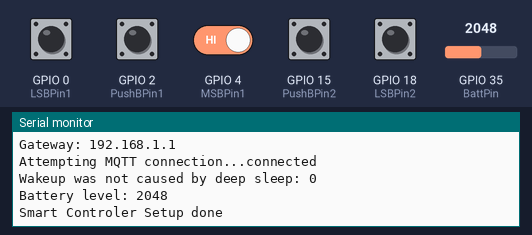
The sketch below on a simulated ESP32. Shown: the last lines printed to the serial monitor. The test bench sets the inputs (shaded band); at power-on: GPIO 0 (LSBPin1), GPIO 2 (PushBPin1), GPIO 4 (MSBPin1), GPIO 15 (PushBPin2), GPIO 18 (LSBPin2) HIGH, GPIO 35 (BattPin) = 2048. WiFi joins after 1.5 s; servers stay silent unless stated; no MQTT or app messages arrive unless stated.

Above: at 2.7 s.
2.8 s: GPIO 0 (LSBPin1) pulled LOW for 0.15 s
At 4.0 s:
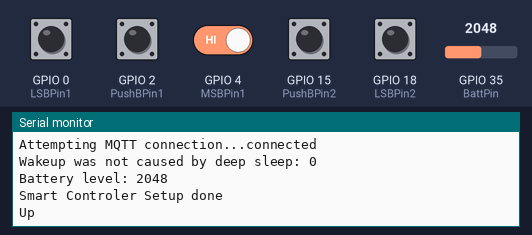
4.4 s: GPIO 2 (PushBPin1) pulled LOW for 0.15 s
At 5.1 s:
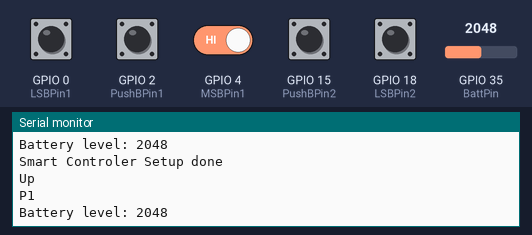
6.0 s: GPIO 15 (PushBPin2) pulled LOW for 0.15 s
At 7.2 s:
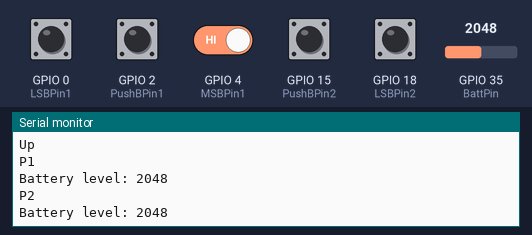
7.6 s: GPIO 0 (LSBPin1) driven LOW and GPIO 4 (MSBPin1) driven LOW
At 9.0 s:
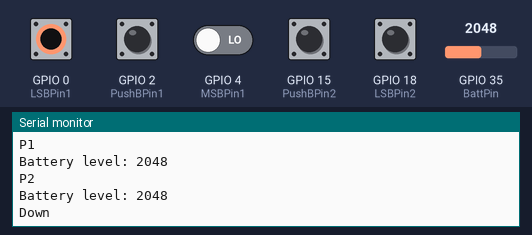

The sketch:

SmartRcuD32.ino
```cpp
#include <WiFi.h>
#include <WiFiClientSecure.h>
#include <PubSubClient.h>
#include <ArduinoOTA.h>

#include "var.h"

WiFiClientSecure espClient;
PubSubClient mqtt_client(espClient);

void setup()
{
  pin_setup();

  Serial.begin(115200);
  while (!Serial);

  Serial.println();
  Serial.println("Smart Controler Booting");

  wifi_setup();

  mqtt_setup();

  wakeup_cause_print();

  update_last_action_timer();
  sleep_timer_setup();

  mqtt_report_battery();

  ota_setup();

  Serial.println("Smart Controler Setup done");
  pin_led(false);
}

void loop()
{
  wifi_check();

  if (!mqtt_client.connected())
  {
    // Stop interrupt events
    toread1 = true;
    toread2 = true;

    pin_led(true);
    mqtt_connect();
    pin_led(false);

    toread1 = false;
    toread2 = false;

    update_last_action_timer();
  }

  if ( toread1 )
  {
    pin_led(true);

    // Avoid bounce
    delay(1);
    if ( digitalRead(LSBPin1) != digitalRead(MSBPin1) )
    {
      Serial.println("Up");
      mqtt_send_rotary_status(1, ROTARY_UP);
    } else
    {
      Serial.println("Down");
      mqtt_send_rotary_status(1, ROTARY_DOWN);
    }

    // Avoid taking too much interrupt
    delay(25);
    toread1 = false;
    update_last_action_timer();

    pin_led(false);
  }

  if ( toread2 )
  {
    pin_led(true);

    // Avoid bounce
    delay(1);
    if ( digitalRead(LSBPin2) != digitalRead(MSBPin2) )
    {
      Serial.println("Up");
      mqtt_send_rotary_status(2, ROTARY_UP);
    } else
    {
      Serial.println("Down");
      mqtt_send_rotary_status(2, ROTARY_DOWN);
    }

    delay(25); // Avoid taking too much interrupt
    toread2 = false;
    update_last_action_timer();

    pin_led(false);
  }

  if ( pressed1 )
  {
    pin_led(true);
    mqtt_send_switch_status(1);

    delay(25); // Avoid taking too much interrupt
    pressed1 = false;
    update_last_action_timer();
    mqtt_report_battery();

    pin_led(false);
  }

  if ( pressed2 )
  {
    pin_led(true);
    mqtt_send_switch_status(2);

    delay(25); // Avoid taking too much interrupt
    pressed2 = false;

    update_last_action_timer();
    mqtt_report_battery();

    pin_led(false);
  }

  mqtt_client.loop();

  if ( goToSleep )
  {
    mqtt_report_battery();
    go_sleep();
  }

  ArduinoOTA.handle();
}

void updateEncoder1()
{
  portENTER_CRITICAL_ISR(&readMux);
  if ( !toread1 )
  {
    toread1 = true;
  }
  portEXIT_CRITICAL_ISR(&readMux);
}

void updateEncoder2()
{
  portENTER_CRITICAL_ISR(&readMux);
  if ( !toread2 )
  {
    toread2 = true;
  }
  portEXIT_CRITICAL_ISR(&readMux);
}

void updatePushB1()
{
  Serial.println("P1");
  portENTER_CRITICAL_ISR(&readMux);
  if ( !pressed1 )
    pressed1 = true;
  portEXIT_CRITICAL_ISR(&readMux);
}

void updatePushB2()
{
  Serial.println("P2");
  portENTER_CRITICAL_ISR(&readMux);
  if ( !pressed2 )
    pressed2 = true;
  portEXIT_CRITICAL_ISR(&readMux);
}

void touchCB()
{
  //Serial.println("Touched");
}
```

mqtt_helper.ino
```cpp
const char* mqtt_server = "0.0.0.0";
const int mqtt_port = 1883;
const char* mqtt_user = "mqtt_user";
const char* mqtt_pwd = "mqtt_password";
char topic[100] = {0};

void mqtt_setup()
{
  mqtt_client.setServer(mqtt_server, mqtt_port);
  mqtt_connect();
}

void mqtt_connect() {
  while (!mqtt_client.connected())
  {
    Serial.print("Attempting MQTT connection...");
    if (mqtt_client.connect(getStrMac(), mqtt_user, mqtt_pwd))
    {
      Serial.println("connected");
    } else
    {
      Serial.print("failed, rc=");
      Serial.print(mqtt_client.state());
      Serial.println(" try again in 5 seconds");
      delay(5000);
    }
  }
}

void mqtt_report_touch_level(int touch)
{
  Serial.print("Touch level: ");
  Serial.println(touch);

  sprintf(topic, "/audoche/home/smartmodule/%s/status/touch", getStrMac());
  char value[5] = {0};
  sprintf(value, "%i", touch);
  mqtt_client.publish(topic, value);
}

void mqtt_report_battery()
{
  Serial.print("Battery level: ");
  Serial.println(analogRead(BattPin));

  sprintf(topic, "/audoche/home/smartmodule/%s/status/battery", getStrMac());
  char value[5] = {0};
  sprintf(value, "%i", analogRead(BattPin));
  mqtt_client.publish(topic, value);
}

void mqtt_send_rotary_status(int id, rotaryMovement mvt)
{
  switch (mvt)
  {
    case ROTARY_UP:
      sprintf(topic, "/audoche/home/smartmodule/%s/actuator/rotary%i", getStrMac(), id);
      mqtt_client.publish(topic, "up");
      break;
    case ROTARY_DOWN:
      sprintf(topic, "/audoche/home/smartmodule/%s/actuator/rotary%i", getStrMac(), id);
      mqtt_client.publish(topic, "down");
  }
}

void mqtt_send_switch_status(int id)
{
  sprintf(topic, "/audoche/home/smartmodule/%s/actuator/switch%i", getStrMac(), id);
  mqtt_client.publish(topic, "pressed");
}
```

ota_helper.ino
```cpp
const int otaPort = 8266;

void ota_setup()
{
  ArduinoOTA.setPort(otaPort);
  // Hostname defaults to esp8266-[ChipID]
  ArduinoOTA.setHostname(getStrMac());

  // No authentication by default
  ArduinoOTA.setPassword("OTA Password");

  // Password can be set with it's md5 value as well
  // MD5(admin) = 21232f297a57a5a743894a0e4a801fc3
  // ArduinoOTA.setPasswordHash("21232f297a57a5a743894a0e4a801fc3");

  ArduinoOTA.onStart([]() {
    String type;
    if (ArduinoOTA.getCommand() == U_FLASH) {
      type = "sketch";
    } else { // U_FS
      type = "filesystem";
    }

    // NOTE: if updating FS this would be the place to unmount FS using FS.end()
    Serial.println("Start updating " + type);
  });

  ArduinoOTA.onEnd([]() {
    Serial.println("\nEnd");
  });

  ArduinoOTA.onProgress([](unsigned int progress, unsigned int total) {
    Serial.printf("Progress: %u%%\r", (progress / (total / 100)));
  });

  ArduinoOTA.onError([](ota_error_t error) {
    Serial.printf("Error[%u]: ", error);
    if (error == OTA_AUTH_ERROR) {
      Serial.println("Auth Failed");
    } else if (error == OTA_BEGIN_ERROR) {
      Serial.println("Begin Failed");
    } else if (error == OTA_CONNECT_ERROR) {
      Serial.println("Connect Failed");
    } else if (error == OTA_RECEIVE_ERROR) {
      Serial.println("Receive Failed");
    } else if (error == OTA_END_ERROR) {
      Serial.println("End Failed");
    }
  });

  ArduinoOTA.begin();
}
```

pinmgt_helper.ino
```cpp
void pin_setup()
{
  pinMode(LED_BUILTIN, OUTPUT);
  digitalWrite(LED_BUILTIN, LOW);

  pinMode(PushBPin1, INPUT_PULLUP);
  pinMode(PushBPin2, INPUT_PULLUP);
  pinMode(LSBPin1, INPUT_PULLUP);
  pinMode(MSBPin1, INPUT_PULLUP);
  pinMode(LSBPin2, INPUT_PULLUP);
  pinMode(MSBPin2, INPUT_PULLUP);
  pinMode(BattPin, INPUT);

  attachInterrupt(digitalPinToInterrupt(LSBPin1), updateEncoder1, FALLING);
  attachInterrupt(digitalPinToInterrupt(PushBPin1), updatePushB1, FALLING);
  attachInterrupt(digitalPinToInterrupt(LSBPin2), updateEncoder2, FALLING);
  attachInterrupt(digitalPinToInterrupt(PushBPin2), updatePushB2, FALLING);
}

void pin_led(bool up)
{
  if ( up )
  {
    digitalWrite(LED_BUILTIN, LOW);
  }
  else
  {
    digitalWrite(LED_BUILTIN, HIGH);
  }
}
```

system_helper.ino
```cpp
#define uS_TO_S_FACTOR 1000000
#define TIME_TO_WAKEUP  600 // In seconds
#define TIME_TO_SLEEP 60000 //In Milliseconds
#define CHECK_SLEEP_FREQ 65 //In seconds

unsigned long lastActionTime;
hw_timer_t * sleepTimer = NULL;
portMUX_TYPE sleepTimerMux = portMUX_INITIALIZER_UNLOCKED;


void go_sleep()
{
  touchAttachInterrupt(T7, touchCB, 40);
  esp_sleep_enable_touchpad_wakeup();

  Serial.println("Going to sleep");
  esp_deep_sleep_start();
}

void wakeup_cause_print()
{
  switch (esp_sleep_get_wakeup_cause())
  {
    case ESP_SLEEP_WAKEUP_EXT0 : Serial.println("Wakeup caused by external signal using RTC_IO"); break;
    case ESP_SLEEP_WAKEUP_EXT1 : Serial.println("Wakeup caused by external signal using RTC_CNTL"); break;
    case ESP_SLEEP_WAKEUP_TIMER : Serial.println("Wakeup caused by timer"); break;
    case ESP_SLEEP_WAKEUP_TOUCHPAD : Serial.println("Wakeup caused by touchpad"); break;
    case ESP_SLEEP_WAKEUP_ULP : Serial.println("Wakeup caused by ULP program"); break;
    default : Serial.printf("Wakeup was not caused by deep sleep: %d\n", esp_sleep_get_wakeup_cause()); break;
  }
}

void IRAM_ATTR onSleepTimer() {
  portENTER_CRITICAL_ISR(&sleepTimerMux);
  if ( millis() - lastActionTime > TIME_TO_SLEEP )
  {
    goToSleep = true;
  }
  portEXIT_CRITICAL_ISR(&sleepTimerMux);
}

void sleep_timer_setup()
{
  sleepTimer = timerBegin(0, 80, true);
  timerAttachInterrupt(sleepTimer, &onSleepTimer, true);
  timerAlarmWrite(sleepTimer, CHECK_SLEEP_FREQ * uS_TO_S_FACTOR, true);
  timerAlarmEnable(sleepTimer);
}

void update_last_action_timer()
{
  portENTER_CRITICAL_ISR(&sleepTimerMux);
  lastActionTime = millis();
  portEXIT_CRITICAL_ISR(&sleepTimerMux);
}
```

var.h
```cpp
typedef enum rotaryMovement{
  ROTARY_UP,
  ROTARY_DOWN
};

const int PushBPin1 = 2;
const int PushBPin2 = 15;
const int LSBPin1 = 0;
const int MSBPin1 = 4;
const int LSBPin2 = 18;
const int MSBPin2 = 19;
const int BattPin = 35;

portMUX_TYPE readMux = portMUX_INITIALIZER_UNLOCKED;
volatile bool toread1 = false;
volatile bool toread2 = false;
volatile bool pressed1 = false;
volatile bool pressed2 = false;

volatile bool goToSleep = false;
```

wifi_helper.ino
```cpp
const char ssid[] = "WiFi-SSID";
const char pass[] = "WiFi-Password";
char str_mac[18] = {0};

void wifi_setup()
{
  Serial.println("Initializing Wifi...");
  printMacAddress();

  //Serial.println("Scanning available networks...");
  //listNetworks();

  Serial.println();
  Serial.print("Connecting to ");
  Serial.println(ssid);

  WiFi.mode(WIFI_STA);
  WiFi.begin(ssid, pass);

  while (WiFi.waitForConnectResult() != WL_CONNECTED)
  {
    Serial.println("Connection Failed! Rebooting...");
    delay(5000);
    ESP.restart();
  }

  Serial.println("WiFi Connected !");
  printWiFiStatusInfo();
}

void wifi_check()
{
  while (WiFi.waitForConnectResult() != WL_CONNECTED)
  {
    Serial.println("Connection Failed! Rebooting...");
    ESP.restart();
  }
}

void listNetworks() {
  // scan for nearby networks:
  Serial.println("** Scan Networks **");
  byte numSsid = WiFi.scanNetworks();

  // print the list of networks seen:
  Serial.print("number of available networks:");
  Serial.println(numSsid);

  // print the network number and name for each network found:
  for (int thisNet = 0; thisNet<numSsid; thisNet++) {
    Serial.print(thisNet);
    Serial.print(") ");
    Serial.print(WiFi.SSID(thisNet));
    Serial.print("\tSignal: ");
    Serial.print(WiFi.RSSI(thisNet));
    Serial.print(" dBm");
    Serial.print("\tEncryption: ");
    Serial.println(WiFi.encryptionType(thisNet));
  }
}

void printWiFiStatusInfo()
{
    Serial.print("SSID: ");
    Serial.println(WiFi.SSID());

    byte* bssid;
    bssid = WiFi.BSSID();
    Serial.print("BSSID: ");
    Serial.print(bssid[5],HEX);
    Serial.print(":");
    Serial.print(bssid[4],HEX);
    Serial.print(":");
    Serial.print(bssid[3],HEX);
    Serial.print(":");
    Serial.print(bssid[2],HEX);
    Serial.print(":");
    Serial.print(bssid[1],HEX);
    Serial.print(":");
    Serial.println(bssid[0],HEX);
    Serial.print("RSSI: ");
    Serial.println(WiFi.RSSI());

    Serial.print("IP: ");
    Serial.println(WiFi.localIP());
    Serial.print("Mask: ");
    Serial.println(WiFi.subnetMask());
    Serial.print("Gateway: ");
    Serial.println(WiFi.gatewayIP());
}

void printMacAddress() {
  // the MAC address of your Wifi shield
  byte mac[6];

  // print your MAC address:
  WiFi.macAddress(mac);
  Serial.print("MAC: ");
  sprintf(str_mac,"%02X:%02X:%02X:%02X:%02X:%02X",mac[5],mac[4],mac[3],mac[2],mac[1],mac[0]);
  Serial.println(str_mac);
}

char* getStrMac()
{
  return str_mac;
}
```

Measured:
- after the input at 2.8 s, the serial monitor: prints a new line at once (image 1)
- after the input at 4.4 s, the serial monitor: prints a new line at once (image 2)
- after the input at 6.0 s, the serial monitor: prints a new line at once (image 3)
- after the input at 7.6 s, the serial monitor: prints a new line at once (image 4)
